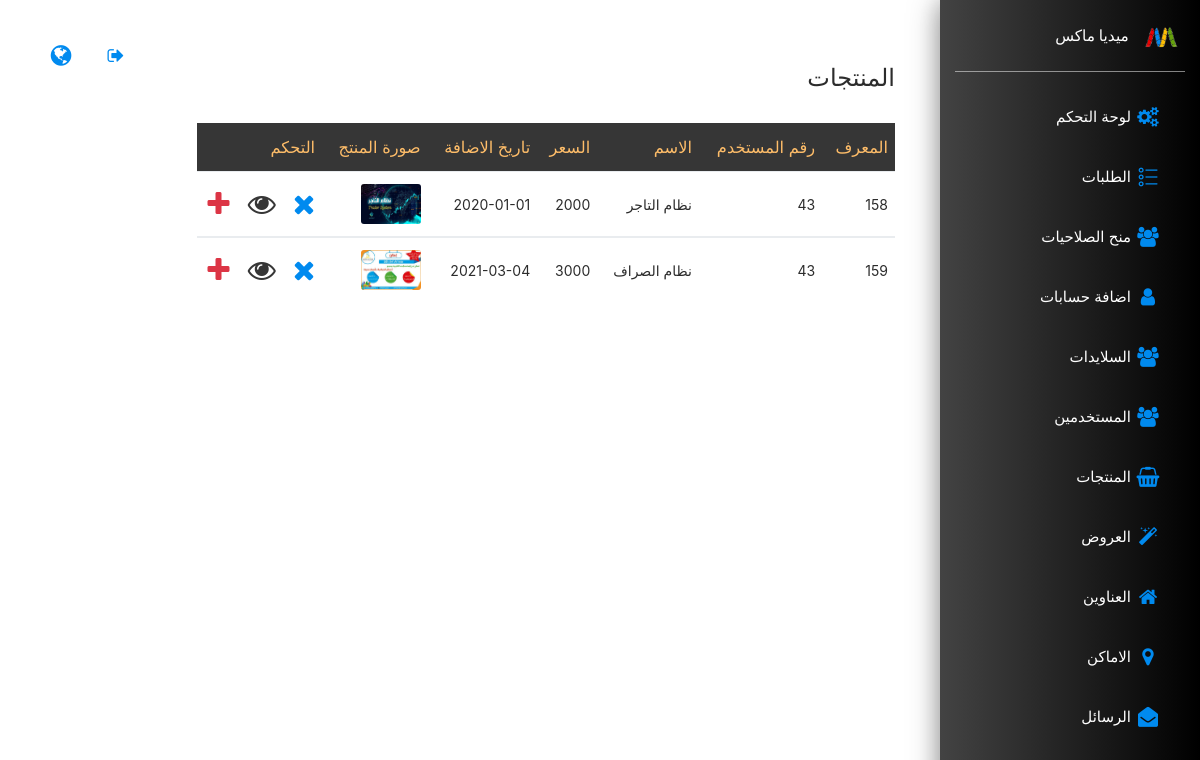
/cp/products.php (signed in), run on the app's committed database.
### tables this page shows
CREATE TABLE IF NOT EXISTS `products` (
  `id` int(11) NOT NULL AUTO_INCREMENT,
  `users_id` int(11) NOT NULL,
  `name` varchar(45) NOT NULL,
  `description` text,
  `activation` tinyint(4) DEFAULT NULL,
  `price` float NOT NULL,
  `add_date` date NOT NULL,
  PRIMARY KEY (`id`) USING BTREE,
  KEY `fk_products_users1_idx` (`users_id`)
);

### cp/products.php (the view, shortened to what this page needs)
<?php
include_once('design/sidebar.php');
?>
        <div class="main-panel">
            <?php
				include_once('design/navbar.php');
		    ?>
            <div class="content">
                <div class="row">
				 <div class="col-md-12">
			<?php
								$sql="Select * from products ";
								$q=$con->prepare($sql);
								$q->execute();
								$rows=$q->fetchall();
								if($q->rowcount()>0){
									echo " <div class='content'><div class='row'><div class='col-md-12'><div class='card'><div class='card-header'><h4 class='card-title'>المنتجات</h4></div><div class='card-body'><div class='table-responsive'><table class='table'>";
										echo " <thead class=' text-primary top_table2'>";
										echo "<th class='text-right'>المعرف</th>";
										echo "<th class='text-right'>رقم المستخدم</th>";
										echo "<th class='text-right'>الاسم</th>";
										echo "<th class='text-right'>السعر</th>";
										echo "<th class='text-right'>تاريخ الاضافة</th>";
										echo "<th class='text-right'>صورة المنتج</th>";
										echo "<th colspan=3 class='text-right' >التحكم</th>";
										foreach($rows as $row){
											$id=$row['id'];
											$act=$row['activation'];
											$users_id=$row['users_id'];
											$name=$row['name'];
											$price=$row['price'];
											$add_date=$row['add_date'];
												$images=['no image','no image','no image','no image'];
												$c=0;
												$sql="Select id,image_name from images where products_id=:id ";
												$a=$con->prepare($sql);
												$a->execute(array("id"=>$id));
												$rows=$a->fetchall();
												if($a->rowcount()>0)
													{
														foreach($rows as $row){
														$images[$c]=$row['image_name'];
														$c++;
													}
												}
											echo "<tbody>";
											echo "<td>$id</td>";
											echo "<td>$users_id</td>";
											echo "<td>$name</td>";
											echo "<td>$price</td>";
											echo "<td>$add_date</td>";
											echo "<td><img style='width: 60px; height: 40px; float:center;' src='../upload/$images[0]'></td>";
											if($act==0)
												echo "<td><a href='?action=active&id=$id'><i class='fa fa-check' style='font-size:2em;color:#007bff !important;'title='عرض'></i></a></td>";
											else
												echo "<td><a href='?action=unactive&id=$id'><i class='fa fa-close' style='font-size:2em;color:red;' style='font-size:2em;color:#de3545 !important'title='عرض'></i></a></td>";
											echo "<td><a href='products_pro.php?action=display&id=$id&name=$name' onclick=''><i class='fa fa-eye' style='font-size:2em;color:#363636 !important'title='عرض'></i></a></td>";
											echo "<td><a href='offers_pro.php?action=offer&id=$id'  title='اضافة عرض'><i class='fa fa-plus' style='font-size:2em;color:#dc3545 !important;'></i></a></td>";
											echo "</tbody>";
										}
									echo "</table>";
									echo "</div></div></div></div></div></div>";
								}
								else
								{
									echo "Empty";
								}
?>
                    </div>
                    </div>
                </div>
            </div>
                       <?php
include_once('design/footer.php');
?>

### data on the page
products: id "158", users "43", name "نظام التاجر", price "2000", add_date "2020-01-01", shows a picture
products: id "159", users "43", name "نظام الصراف", price "3000", add_date "2021-03-04", shows a picture

### other printed values
$p "لوحة التحكم منح الصلاحيات اضافة حسابات السلايدات المستخدمين المنتجات العروض العناوين الاماكن الرسائل"
